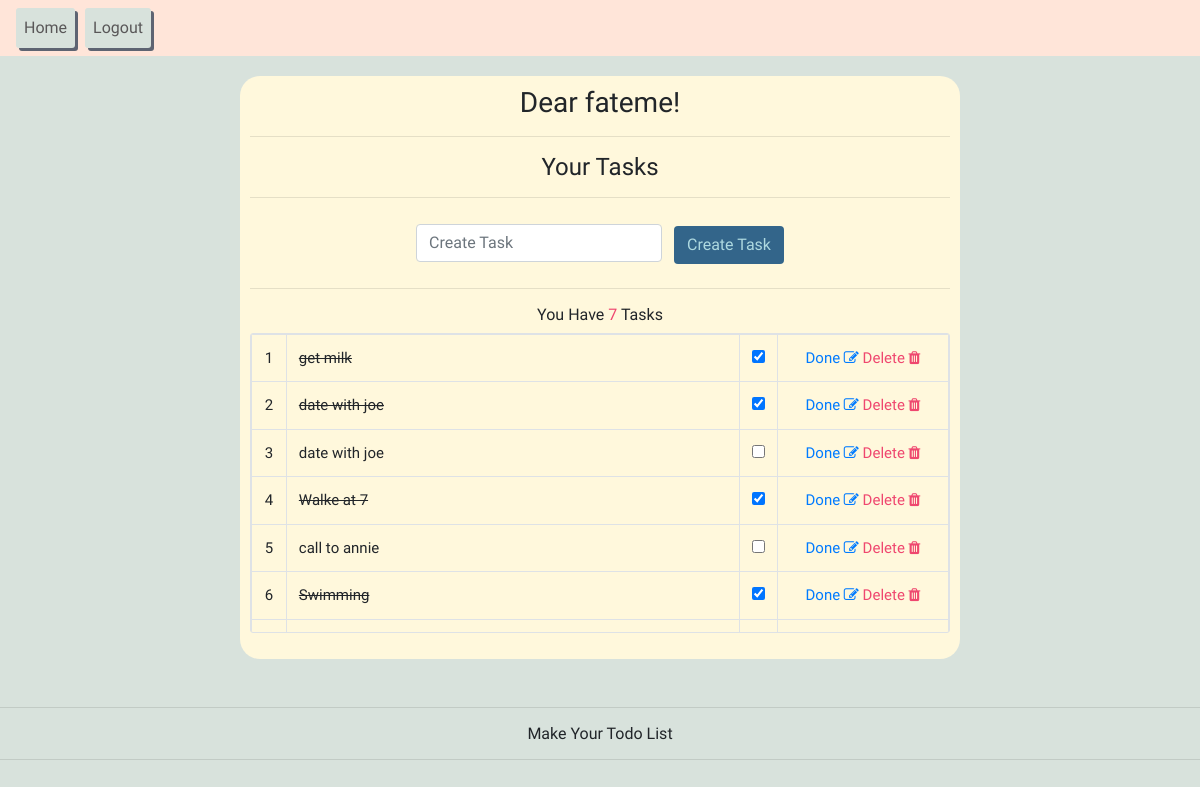
The app's page / (signed in) with its own data.
### task/models.py (models this page shows, shortened)
class Task( models.Model ):
    user = models.ForeignKey( User, on_delete=models.CASCADE, blank=True, null=True )
    task_title = models.CharField( max_length=150 )
    date_added = models.DateField( auto_now_add=True )
    completed = models.BooleanField( default=False )

### task/views.py (the view)
# urls.py: path( '', task_list, name='task_list' ),
@login_required( login_url='login' )
def task_list(request):
    tasks = Task.objects.filter( user=request.user ).all().order_by( 'date_added' )
    task_form = TaskForm( request.POST or None )
    if task_form.is_valid():
        new_task = task_form.save( commit=False )
        new_task.user = request.user
        new_task.save()
        return JsonResponse( {'task': model_to_dict( new_task )}, status=200 )
    context = {
        'tasks': tasks,
        'task_form': task_form
    }
    return render( request, 'task/task_list.html', context )

### task/forms.py
class TaskForm( forms.ModelForm ):
    class Meta:
        model = Task
        fields = ['task_title']
        widgets = {
            'task_title': forms.TextInput(
                attrs={'type': 'text', 'placeholder': 'Create Task', 'class': 'form-control mr-sm-2'} ),
        }

### task/templates/task/task_list.html (shortened to what this page needs)
{% extends 'base/mainLayout.html' %}
{% block content %}
    <div id="user_component" class="shadow">
        <h3 class="text-center">Dear {{ request.user.username }}!</h3>
        <hr>
        <h4 class="text-center">Your Tasks</h4>
        <hr>
        <div class="text-center">
            <form class="form-inline text-center" id="search_form" method="post" data-url="{% url 'task_list' %}">
                {{ task_form.task_title }}
                <button type="button" id="search_btn" class="btn mt-1">Create Task</button>
            </form>
        </div>
        <hr>
        <div>
            <div id="task_count">
                <h6 class="text-center">You Have
                    <span>{{ tasks.count }}</span> Task{{ tasks.count|pluralize:'s' }}</h6>
            </div>
            <table class="table table-bordered" id="task_list">
                <tbody>
                {% for task in tasks %}
                    <tr id="{{ task.id }}">
                        <td class="text-center numbering_table">{{ forloop.counter }}</td>
                        <td colspan="2" class="task_title">
                            {% if task.completed %}
                                <del>
                                    {{ task.task_title }}
                                </del>
                            {% else %}
                                {{ task.task_title }}
                            {% endif %}
                        </td>
                        <td colspan="2" class="task_complete">
                            <input type="checkbox" {% if task.completed %} checked {% endif %}>
                        </td>
                        <td class="text-center">
                            <a href="" class="delete_task" data-id="{{ task.id }}">Done
                                <li class="fa fa-edit"></li>
                            </a>
                            <a href="#" class="update_task" data-id="{{ task.id }}">Delete
                                <li class="fa fa-trash"></li>
                            </a>
                        </td>
                    </tr>
                {% endfor %}
                </tbody>
            </table>
        </div>
    </div>
{% endblock %}

### assets/css/style.css (style rules this page uses)
a { text-decoration: none !important; }
#user_component { background-color: cornsilk; margin: 20px auto auto auto; width: 80%; border-radius: 20px; padding: 10px; }
table { width: 100%; display: block; overflow-y: auto; overflow-x: hidden; border-radius: 3px; max-height: 300px; font-size: 15px; }
.update_task { color: #ef476f; }
.numbering_table { width: 3% }
.task_title { width: 55%; }
.task_complete { width: 5%; }
@media (min-width: 768px) { #user_component { width: 60%; } }
@media (min-width: 768px) { .numbering_table { width: 5% } }
@media (min-width: 768px) { .task_title { width: 65%; } }
@media (min-width: 768px) { .task_complete { width: 5%; } }
span { color: #ef476f; }
#add_new_task, input[type=text], input[type=password], input[type=email], label, #forgot_pass, #delete_task { width: 70%; display: block; margin: 10px auto 10px auto; }
body { background-color: #d8e2dc; overflow-x: hidden; font-family: 'Original Surfer', cursive; }
#search_btn { color: #aed9e0; background-color: #33658a; }
#search_form { display: block; }

### records on screen
Task: task_title "get milk", completed "☑"
Task: task_title "date with joe", completed "☑"
Task: task_title "date with joe"
Task: task_title "Walke at 7", completed "☑"
Task: task_title "call to annie"
Task: task_title "Swimming", completed "☑"

### other values on screen
{{ request.user.username }} "fateme"
{{ tasks.count }} "7"
